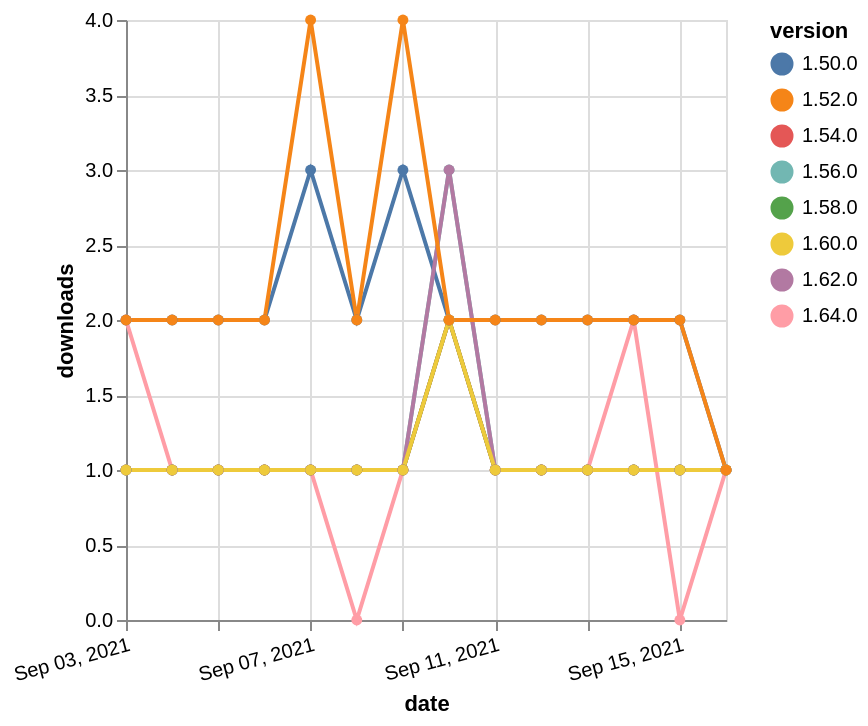

Here is the Vega-Lite specification saved for this chart:
### Vega-Lite specification from a JSON file in a GitHub repository (floating-point values rounded to 4 significant figures)
{"$schema": "https://vega.github.io/schema/vega-lite/v5.json", "description": "A simple bar chart with embedded data.", "data": {"values": [{"date": "2021-09-03", "total": 312, "delta": 1, "version": "1.56.0"}, {"date": "2021-09-04", "total": 313, "delta": 1, "version": "1.56.0"}, {"date": "2021-09-05", "total": 314, "delta": 1, "version": "1.56.0"}, {"date": "2021-09-06", "total": 315, "delta": 1, "version": "1.56.0"}, {"date": "2021-09-07", "total": 316, "delta": 1, "version": "1.56.0"}, {"date": "2021-09-08", "total": 317, "delta": 1, "version": "1.56.0"}, {"date": "2021-09-09", "total": 318, "delta": 1, "version": "1.56.0"}, {"date": "2021-09-10", "total": 321, "delta": 3, "version": "1.56.0"}, {"date": "2021-09-11", "total": 322, "delta": 1, "version": "1.56.0"}, {"date": "2021-09-12", "total": 323, "delta": 1, "version": "1.56.0"}, {"date": "2021-09-13", "total": 324, "delta": 1, "version": "1.56.0"}, {"date": "2021-09-14", "total": 325, "delta": 1, "version": "1.56.0"}, {"date": "2021-09-15", "total": 326, "delta": 1, "version": "1.56.0"}, {"date": "2021-09-16", "total": 327, "delta": 1, "version": "1.56.0"}, {"date": "2021-09-03", "total": 118, "delta": 2, "version": "1.64.0"}, {"date": "2021-09-04", "total": 119, "delta": 1, "version": "1.64.0"}, {"date": "2021-09-05", "total": 120, "delta": 1, "version": "1.64.0"}, {"date": "2021-09-06", "total": 121, "delta": 1, "version": "1.64.0"}, {"date": "2021-09-07", "total": 122, "delta": 1, "version": "1.64.0"}, {"date": "2021-09-08", "total": 122, "delta": 0, "version": "1.64.0"}, {"date": "2021-09-09", "total": 123, "delta": 1, "version": "1.64.0"}, {"date": "2021-09-10", "total": 125, "delta": 2, "version": "1.64.0"}, {"date": "2021-09-11", "total": 126, "delta": 1, "version": "1.64.0"}, {"date": "2021-09-12", "total": 127, "delta": 1, "version": "1.64.0"}, {"date": "2021-09-13", "total": 128, "delta": 1, "version": "1.64.0"}, {"date": "2021-09-14", "total": 130, "delta": 2, "version": "1.64.0"}, {"date": "2021-09-15", "total": 130, "delta": 0, "version": "1.64.0"}, {"date": "2021-09-16", "total": 131, "delta": 1, "version": "1.64.0"}, {"date": "2021-09-03", "total": 234, "delta": 1, "version": "1.54.0"}, {"date": "2021-09-04", "total": 235, "delta": 1, "version": "1.54.0"}, {"date": "2021-09-05", "total": 236, "delta": 1, "version": "1.54.0"}, {"date": "2021-09-06", "total": 237, "delta": 1, "version": "1.54.0"}, {"date": "2021-09-07", "total": 238, "delta": 1, "version": "1.54.0"}, {"date": "2021-09-08", "total": 239, "delta": 1, "version": "1.54.0"}, {"date": "2021-09-09", "total": 240, "delta": 1, "version": "1.54.0"}, {"date": "2021-09-10", "total": 242, "delta": 2, "version": "1.54.0"}, {"date": "2021-09-11", "total": 243, "delta": 1, "version": "1.54.0"}, {"date": "2021-09-12", "total": 244, "delta": 1, "version": "1.54.0"}, {"date": "2021-09-13", "total": 245, "delta": 1, "version": "1.54.0"}, {"date": "2021-09-14", "total": 246, "delta": 1, "version": "1.54.0"}, {"date": "2021-09-15", "total": 247, "delta": 1, "version": "1.54.0"}, {"date": "2021-09-16", "total": 248, "delta": 1, "version": "1.54.0"}, {"date": "2021-09-03", "total": 176, "delta": 1, "version": "1.58.0"}, {"date": "2021-09-04", "total": 177, "delta": 1, "version": "1.58.0"}, {"date": "2021-09-05", "total": 178, "delta": 1, "version": "1.58.0"}, {"date": "2021-09-06", "total": 179, "delta": 1, "version": "1.58.0"}, {"date": "2021-09-07", "total": 180, "delta": 1, "version": "1.58.0"}, {"date": "2021-09-08", "total": 181, "delta": 1, "version": "1.58.0"}, {"date": "2021-09-09", "total": 182, "delta": 1, "version": "1.58.0"}, {"date": "2021-09-10", "total": 184, "delta": 2, "version": "1.58.0"}, {"date": "2021-09-11", "total": 185, "delta": 1, "version": "1.58.0"}, {"date": "2021-09-12", "total": 186, "delta": 1, "version": "1.58.0"}, {"date": "2021-09-13", "total": 187, "delta": 1, "version": "1.58.0"}, {"date": "2021-09-14", "total": 188, "delta": 1, "version": "1.58.0"}, {"date": "2021-09-15", "total": 189, "delta": 1, "version": "1.58.0"}, {"date": "2021-09-16", "total": 190, "delta": 1, "version": "1.58.0"}, {"date": "2021-09-03", "total": 2365, "delta": 2, "version": "1.50.0"}, {"date": "2021-09-04", "total": 2367, "delta": 2, "version": "1.50.0"}, {"date": "2021-09-05", "total": 2369, "delta": 2, "version": "1.50.0"}, {"date": "2021-09-06", "total": 2371, "delta": 2, "version": "1.50.0"}, {"date": "2021-09-07", "total": 2374, "delta": 3, "version": "1.50.0"}, {"date": "2021-09-08", "total": 2376, "delta": 2, "version": "1.50.0"}, {"date": "2021-09-09", "total": 2379, "delta": 3, "version": "1.50.0"}, {"date": "2021-09-10", "total": 2381, "delta": 2, "version": "1.50.0"}, {"date": "2021-09-11", "total": 2383, "delta": 2, "version": "1.50.0"}, {"date": "2021-09-12", "total": 2385, "delta": 2, "version": "1.50.0"}, {"date": "2021-09-13", "total": 2387, "delta": 2, "version": "1.50.0"}, {"date": "2021-09-14", "total": 2389, "delta": 2, "version": "1.50.0"}, {"date": "2021-09-15", "total": 2391, "delta": 2, "version": "1.50.0"}, {"date": "2021-09-16", "total": 2392, "delta": 1, "version": "1.50.0"}, {"date": "2021-09-03", "total": 171, "delta": 1, "version": "1.62.0"}, {"date": "2021-09-04", "total": 172, "delta": 1, "version": "1.62.0"}, {"date": "2021-09-05", "total": 173, "delta": 1, "version": "1.62.0"}, {"date": "2021-09-06", "total": 174, "delta": 1, "version": "1.62.0"}, {"date": "2021-09-07", "total": 175, "delta": 1, "version": "1.62.0"}, {"date": "2021-09-08", "total": 176, "delta": 1, "version": "1.62.0"}, {"date": "2021-09-09", "total": 177, "delta": 1, "version": "1.62.0"}, {"date": "2021-09-10", "total": 180, "delta": 3, "version": "1.62.0"}, {"date": "2021-09-11", "total": 181, "delta": 1, "version": "1.62.0"}, {"date": "2021-09-12", "total": 182, "delta": 1, "version": "1.62.0"}, {"date": "2021-09-13", "total": 183, "delta": 1, "version": "1.62.0"}, {"date": "2021-09-14", "total": 184, "delta": 1, "version": "1.62.0"}, {"date": "2021-09-15", "total": 185, "delta": 1, "version": "1.62.0"}, {"date": "2021-09-16", "total": 186, "delta": 1, "version": "1.62.0"}, {"date": "2021-09-03", "total": 151, "delta": 1, "version": "1.60.0"}, {"date": "2021-09-04", "total": 152, "delta": 1, "version": "1.60.0"}, {"date": "2021-09-05", "total": 153, "delta": 1, "version": "1.60.0"}, {"date": "2021-09-06", "total": 154, "delta": 1, "version": "1.60.0"}, {"date": "2021-09-07", "total": 155, "delta": 1, "version": "1.60.0"}, {"date": "2021-09-08", "total": 156, "delta": 1, "version": "1.60.0"}, {"date": "2021-09-09", "total": 157, "delta": 1, "version": "1.60.0"}, {"date": "2021-09-10", "total": 159, "delta": 2, "version": "1.60.0"}, {"date": "2021-09-11", "total": 160, "delta": 1, "version": "1.60.0"}, {"date": "2021-09-12", "total": 161, "delta": 1, "version": "1.60.0"}, {"date": "2021-09-13", "total": 162, "delta": 1, "version": "1.60.0"}, {"date": "2021-09-14", "total": 163, "delta": 1, "version": "1.60.0"}, {"date": "2021-09-15", "total": 164, "delta": 1, "version": "1.60.0"}, {"date": "2021-09-16", "total": 165, "delta": 1, "version": "1.60.0"}, {"date": "2021-09-03", "total": 2443, "delta": 2, "version": "1.52.0"}, {"date": "2021-09-04", "total": 2445, "delta": 2, "version": "1.52.0"}, {"date": "2021-09-05", "total": 2447, "delta": 2, "version": "1.52.0"}, {"date": "2021-09-06", "total": 2449, "delta": 2, "version": "1.52.0"}, {"date": "2021-09-07", "total": 2453, "delta": 4, "version": "1.52.0"}, {"date": "2021-09-08", "total": 2455, "delta": 2, "version": "1.52.0"}, {"date": "2021-09-09", "total": 2459, "delta": 4, "version": "1.52.0"}, {"date": "2021-09-10", "total": 2461, "delta": 2, "version": "1.52.0"}, {"date": "2021-09-11", "total": 2463, "delta": 2, "version": "1.52.0"}, {"date": "2021-09-12", "total": 2465, "delta": 2, "version": "1.52.0"}, {"date": "2021-09-13", "total": 2467, "delta": 2, "version": "1.52.0"}, {"date": "2021-09-14", "total": 2469, "delta": 2, "version": "1.52.0"}, {"date": "2021-09-15", "total": 2471, "delta": 2, "version": "1.52.0"}, {"date": "2021-09-16", "total": 2472, "delta": 1, "version": "1.52.0"}]}, "width": "container", "mark": {"type": "line", "point": {"filled": true}}, "encoding": {"x": {"field": "date", "type": "temporal", "timeUnit": "yearmonthdate", "title": "date", "axis": {"labelAngle": -15}}, "y": {"field": "delta", "type": "quantitative", "title": "downloads"}, "color": {"field": "version", "type": "nominal"}, "tooltip": {"field": "delta"}}}
